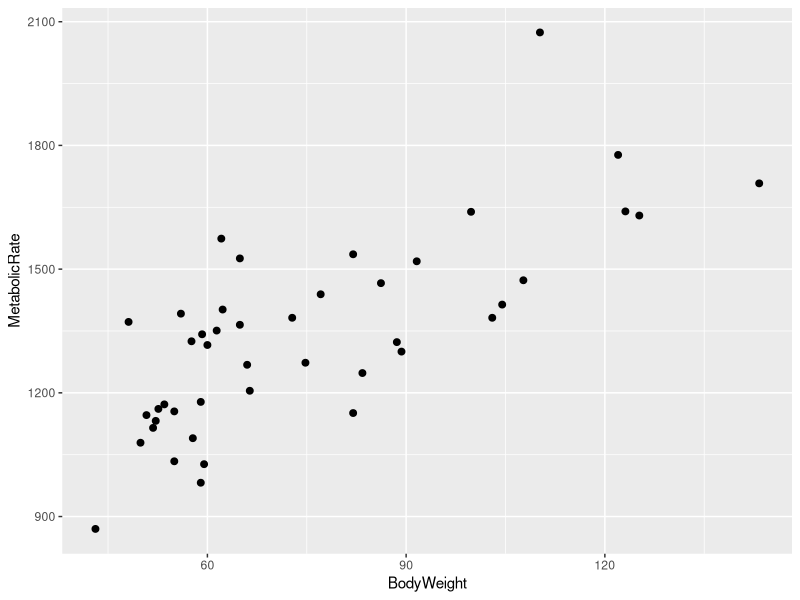
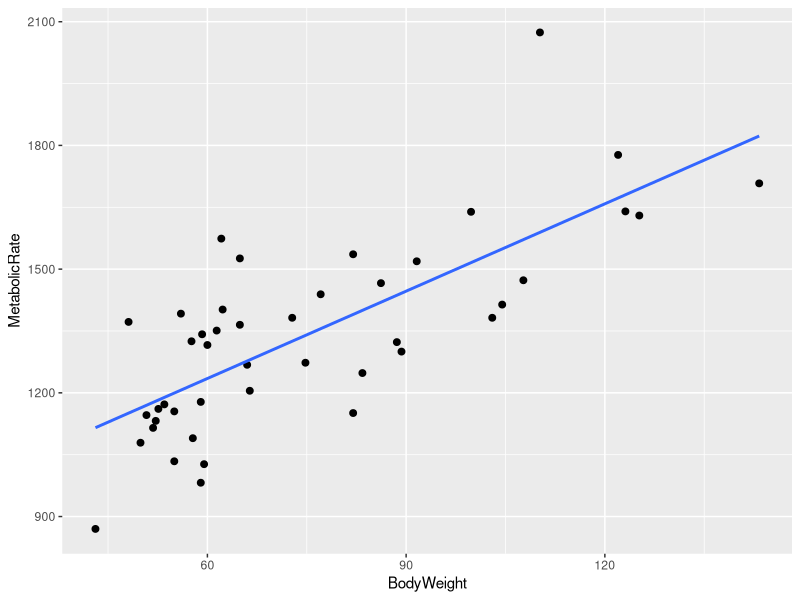
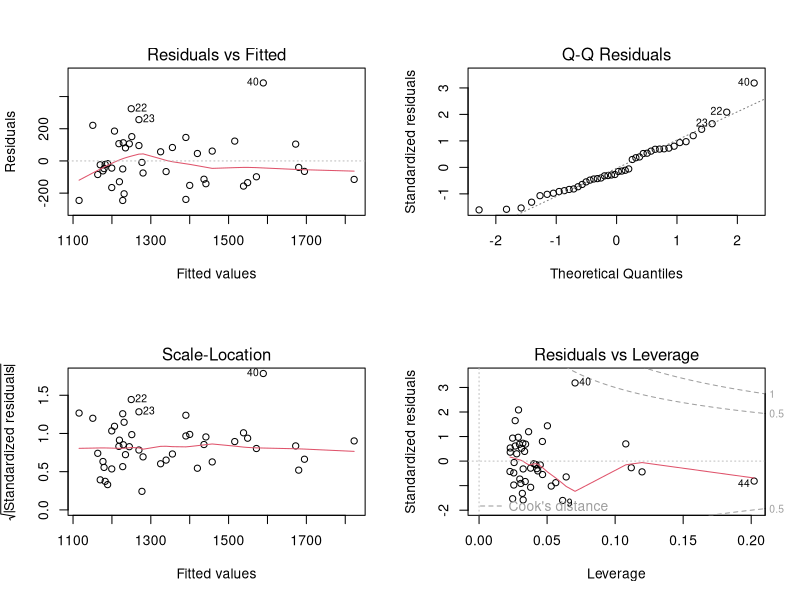
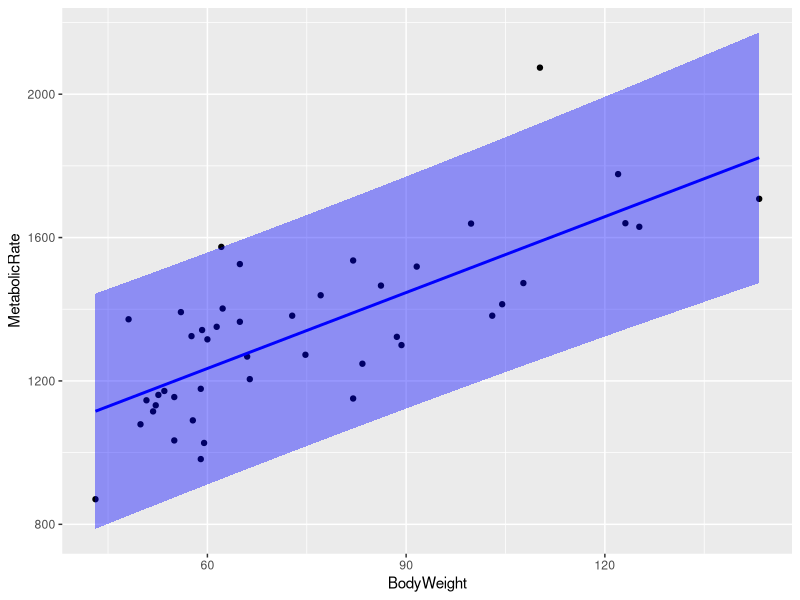

Write the R code that produced these figures, in order.
## ---- chunk 1
library(RcmdrMisc)
library(ggplot2)
## ---- chunk 2
chap6data1 <- read.csv("chap6data1.csv", sep=",", header=T)
dim(chap6data1)
head(chap6data1)

chap6data2 <- read.csv("chap6data2.csv", sep=",", header=T)
dim(chap6data2)
head(chap6data2)
## ---- chunk 3
chap6data1.plot1 <- ggplot(data=chap6data1,aes(y=MetabolicRate,x=BodyWeight)) 
chap6data1.plot1 + geom_point(size=2) 
chap6data1.plot1 + geom_point(size=2)+ geom_smooth(method=lm,se=F)
## ---- chunk 4
chap6data1.model1 <- lm(MetabolicRate~BodyWeight,data=chap6data1)
summary(chap6data1.model1)
## ---- chunk 5
influence.measures(chap6data1.model1)$infmat[1:6, ]
## ---- chunk 6
head(
 matrix(
  rstudent(chap6data1.model1),
  ncol=1)
 ) #Studentized Residuals
## ---- chunk 7
within(chap6data1, {
FittedValues <- fitted(chap6data1.model1)
  Residuals <- residuals(chap6data1.model1)
  StudentizedResiduals <- rstudent(chap6data1.model1)
  HatValues <- hatvalues(chap6data1.model1)
  CooksDistance <- cooks.distance(chap6data1.model1)
  ObsNumber <- 1:nrow(chap6data1)
}) |> head()

## ---- chunk 8
influence.cutoffs <- function(model){
  p <- length(model$coefficients)
  n <- length(model$residuals)
  
  DFBETAS <- 2/(n^0.5)
  DFFITS <- 2*(p/n)^0.5
  COVRATIO.lwr <- 1-3*p/n
  COVRATIO.upr <- 1+3*p/n
  cook.D <- 4/n
  HATDIAG <- 2*p/n
  
  list(DFBETAS=DFBETAS,DFFITS=DFFITS,COVRATIO.lwr=COVRATIO.lwr,
       COVRATIO.upr=COVRATIO.upr,cook.D=cook.D,HATDIAG=HATDIAG)
}

influence.cutoffs(chap6data1.model1)
## ---- chunk 9
shapiro.test(chap6data1.model1$residuals)
## ---- chunk 10
par(mfrow=c(2,2))
base::plot(chap6data1.model1)
par(mfrow=c(1,1))
## ---- chunk 11
chap6data1.pred <- data.frame(BodyWeight=c(70,100))
predict(chap6data1.model1,newdata=chap6data1.pred,interval="confidence")
predict(chap6data1.model1,newdata=chap6data1.pred,interval="prediction")

chap6data1.predictions <- cbind(chap6data1,
                                predict(chap6data1.model1, 
                                        newdata=chap6data1, 
                                        interval="prediction")
                                )
head(chap6data1.predictions)
ggplot(chap6data1.predictions,aes(x=BodyWeight,y=MetabolicRate)) + 
 geom_point() + 
 geom_line(aes(y = fit),colour = "blue", size = 1) + 
 geom_ribbon(aes(ymin = lwr, ymax = upr),  fill = "blue", alpha = 0.4)
